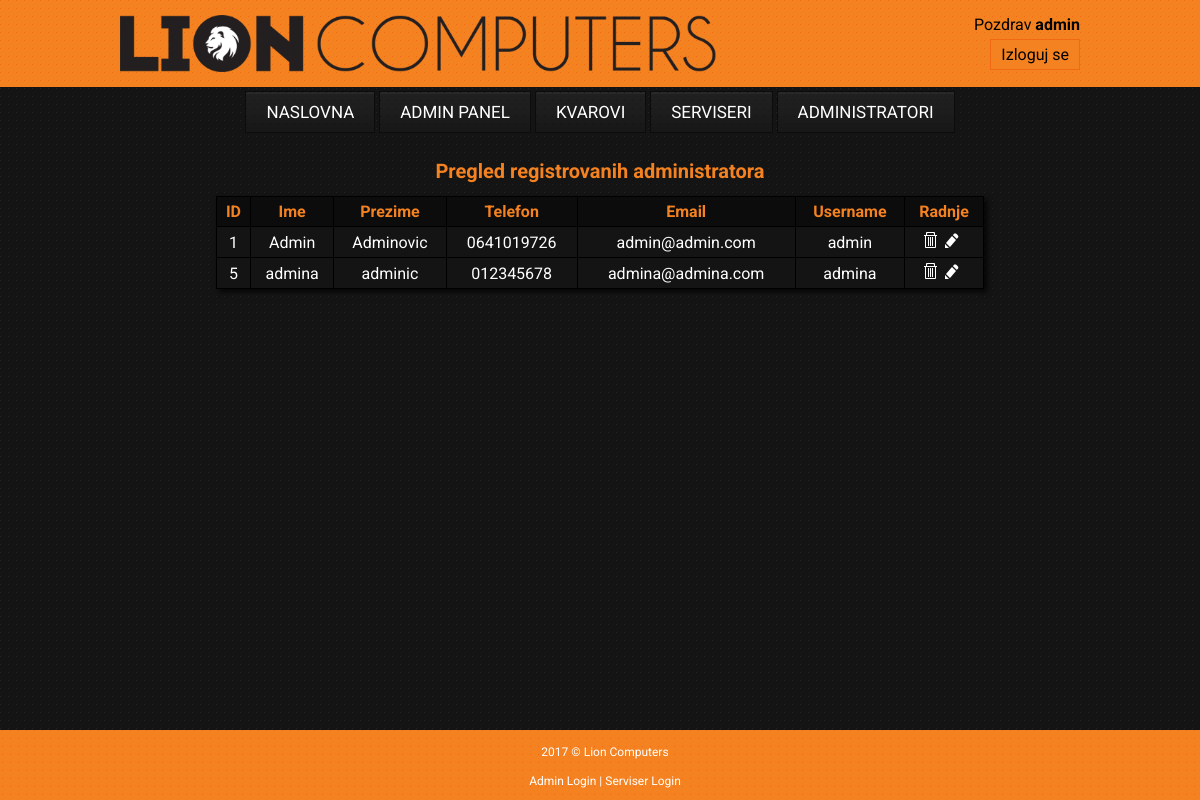
Screenshot of /admin-pregled.php (signed in) with the database file from the repository.
### tables this page shows
CREATE TABLE `admini` (
  `id` int(11) NOT NULL AUTO_INCREMENT,
  `ime` varchar(25) NOT NULL,
  `prezime` varchar(25) NOT NULL,
  `telefon` varchar(15) DEFAULT NULL,
  `email` varchar(45) NOT NULL,
  `username` varchar(45) NOT NULL,
  `password` varchar(256) NOT NULL,
  PRIMARY KEY (`id`),
  UNIQUE KEY `id_UNIQUE` (`id`),
  UNIQUE KEY `username_UNIQUE` (`username`),
  UNIQUE KEY `email_UNIQUE` (`email`)
);

### admin-pregled.php (the view, shortened to what this page needs)
<!DOCTYPE html>
<html>
	<head>
		<link rel="stylesheet" type="text/css" href="stilovi.css"/>
	</head>
	<body>
		<div class="container">
			<div class="header">
				<div class="logo-area">
					<a href="index.php"><img src="slike/logo.png" alt="Lion Computers"></a>
					<div class="userinfo">
						<p>Pozdrav <strong><?php echo $_SESSION['adminUser'];?></strong></p>
						<a href="logout.php">Izloguj se</a>
					</div>
				</div>
			</div>
			<div class="content">
				<?php
					if(isset($_SESSION['adminUser'])){
						require_once('menu-admin.php');
					}else if(isset($_SESSION['serviserUser'])){
						require_once('menu-serviser.php');
					}else {
						require_once('menu.php');
					}
					include("konekcija.php");
					$sql="SELECT * FROM admini";
					$result=mysqli_query($conn, $sql);
					echo "<h1 class='naslov' align='center'>Pregled registrovanih administratora</h1>";
					echo "<table><tr class='tdhead'><td>ID</td><td>Ime</td><td>Prezime</td><td>Telefon</td><td>Email</td><td>Username</td><td>Radnje</td></tr>";
					while($red=mysqli_fetch_array($result)) {
						$ime = $red['ime'];
						$prezime = $red['prezime'];
						$telefon = $red['telefon'];
						$id = $red['id'];
						$email = $red['email'];
						$username = $red['username'];
						echo "<tr>";
						echo "<td>$id</td>";
						echo "<td>$ime</td>";
						echo "<td>$prezime</td>";
						echo "<td>$telefon</td>";
						echo "<td>$email</td>";
						echo "<td>$username</td>";
						echo "<td><a href='admin-delete.php?id=$id'><img src='slike/delete.png' /></a><a href='admin-modify.php?id=$id'><img src='slike/edit.png' /></td>";
					}
					echo "</tr>";
					echo "</table>";
				?>
			</div>
			<div class="footer">
				<p class="cr">2017 &copy; Lion Computers</p>
				<p class="links">
					<a href="admin-login.php">Admin Login</a>
					 |
					<a href="serviser-login.php">Serviser Login</a>
				</p>
			</div>
		</div>
	</body>
</html>

### menu-admin.php
<div class="menu">
	<ul>
		<li><a href="index.php">Naslovna</a></li>
		<li><a href="admin-panel.php">Admin Panel</a></li>
		<li><a href="kvar-pregled.php">Kvarovi</a></li>
		<li><a href="serviser-pregled.php">Serviseri</a></li>
		<li><a href="admin-pregled.php">Administratori</a></li>
	</ul>
</div>

### stilovi.css (style rules this page uses)
html { height: 100%; box-sizing: border-box; }
body { background: url("slike/pattern-black.png") top right repeat; margin: 0; padding: 0; min-height: 100%; position: relative; }
.header { background: url("slike/pattern-orange.png") top right repeat; width: 100%; height: 87px; margin: 0 0 15px 0; }
.logo-area { width: 960px; height: 87px; margin: 0 auto; }
.logo-area img { margin: 15px 0; height: 57px; }
.userinfo { float: right; }
.userinfo p { color: black; font-family: 'Roboto', sans-serif; margin: 15px 0 0 0; }
.userinfo a { color: #000; font-family: 'Roboto', sans-serif; text-decoration: none; padding: 5px 10px; background: #f58220; border: 1px solid #f16815; margin: 5px 0 0 15px; float: right; }
.container { height: 100%; min-height: 100%; }
.content { width: 960px; font-family: 'Roboto', sans-serif; height: 100%; padding-bottom: 60px; margin: 0 auto; }
.menu { height: 42px; width: 960px; margin: 15px 0; text-align: center; }
.menu ul { list-style-type: none; padding: 0; margin: 0 auto; max-height: 42px; }
.menu li { display: inline; }
.menu a { color: #fff; text-decoration: none; text-transform: uppercase; font-family: 'Roboto', sans-serif; font-size: 17px; padding: 10px 20px; background: url("slike/menu-bg-h.png") repeat-x; border: 1px solid #0c0c0c; margin: 0 auto; }
.form-area h1, .naslov { color: #f58220; font-size: 20px; text-shadow: 3px 3px 5px 0px rgba(0,0,0,0.75); }
.content table { border-collapse: collapse; border: 1px solid black; color: #fff; background: #141414; text-align: center; margin: 0 auto; width: 80%; -webkit-box-shadow: 3px 3px 5px 0px rgba(0,0,0,0.75); -moz-box-shadow: 3px 3px 5px 0px rgba(0,0,0,0.75); box-shadow: 3px 3px 5px 0px rgba(0,0,0,0.75); }
.content table td { padding: 5px; border: 1px solid black; background: #141414; }
.content table td a { color: #fff; }
.content table td img { margin-right: 5px; }
.content table .tdhead td { font-weight: bold; color: #f58220; background: #0c0c0c; }
.footer { position: absolute; width: 100%; height: 60px; right: 0; bottom: 0; left: 0; background: url("slike/pattern-orange.png") top right repeat; font-family: 'Roboto', sans-serif; text-align: center; padding: 5px; }
.footer p { color: #fff; font-size: 12px; margin: 5px; padding: 5px; }
.footer a { color: #fff; text-decoration: none; }

### rows the page displays
admini: id "1", ime "Admin", prezime "Adminovic", telefon "0641019726", email "admin@admin.com", username "admin"
admini: id "5", ime "admina", prezime "adminic", telefon "012345678", email "admina@admina.com", username "admina"

### other values shown
$_SESSION['adminUser'] "admin"
